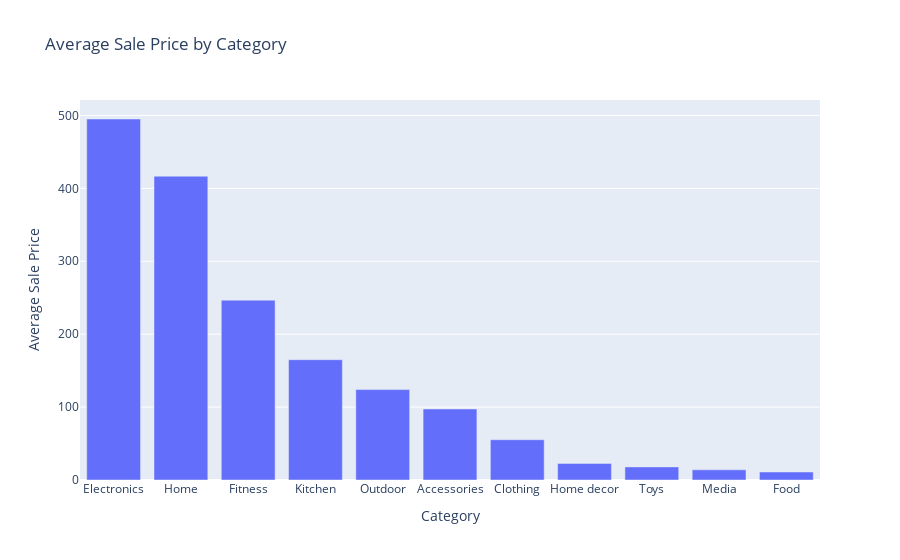

Source (notebook cell):
### Markdown cell above
I choose to visualise the Average Sale Price and Total Sales results as they had the most data points to work with for visualisation and further analysis. I wanted to see if there is a correlation between the two. 

I sorted the dataframes so that it's in descending order. We can see the categories from the highest average sale price in the Average Sale Price by Category bar graph. For the total sales, I choose to visualise the top 10 selling products.

From the visualisations below, here are some interesting findings:
<ul>
    <li>The top category for average sale price is in electronics and 4 of top 10 selling products by total sales are in electronics</li>
    <li>Home and Fitness are second and third in category for average sale price with products in the top 10 selling products graph</li>
    <li>Interestingly, Outdooor and Accessories have 1 and 2 product(s) respectively in the top 10 selling products, where they are 5th and 6th respectively in the Average Sale Price by Category graph</li>
</ul>

I also added another bar graph to see the top 10 products in order with a colour continous scale.

### Code cell
avg_sales_bar = px.bar(x = sorted_avg_sale_price['Category'],
             y = sorted_avg_sale_price['Sale Price'],
            title='Average Sale Price by Category',)

avg_sales_bar.update_layout(xaxis_title='Category', yaxis_title='Average Sale Price')
avg_sales_bar.show()

### Figure 1 — Plotly figure (JSON) as saved in the notebook; plotly's stock layout.template omitted (floating-point values rounded to 4 significant figures)
{"data": [{"alignmentgroup": "True", "hovertemplate": "x=%{x}<br>y=%{y}<extra></extra>", "legendgroup": "", "marker": {"color": "#636efa", "pattern": {"shape": ""}}, "name": "", "offsetgroup": "", "orientation": "v", "showlegend": false, "textposition": "auto", "type": "bar", "x": ["Electronics", "Home", "Fitness", "Kitchen", "Outdoor", "Accessories", "Clothing", "Home decor", "Toys", "Media", "Food"], "xaxis": "x", "y": [495.1, 416.7, 246.7, 165.0, 124.0, 97.39, 55.24, 22.74, 17.99, 13.99, 10.99], "yaxis": "y"}], "layout": {"barmode": "relative", "legend": {"tracegroupgap": 0}, "title": {"text": "Average Sale Price by Category"}, "xaxis": {"anchor": "y", "domain": [0, 1], "title": {"text": "Category"}}, "yaxis": {"anchor": "x", "domain": [0, 1], "title": {"text": "Average Sale Price"}}}}
